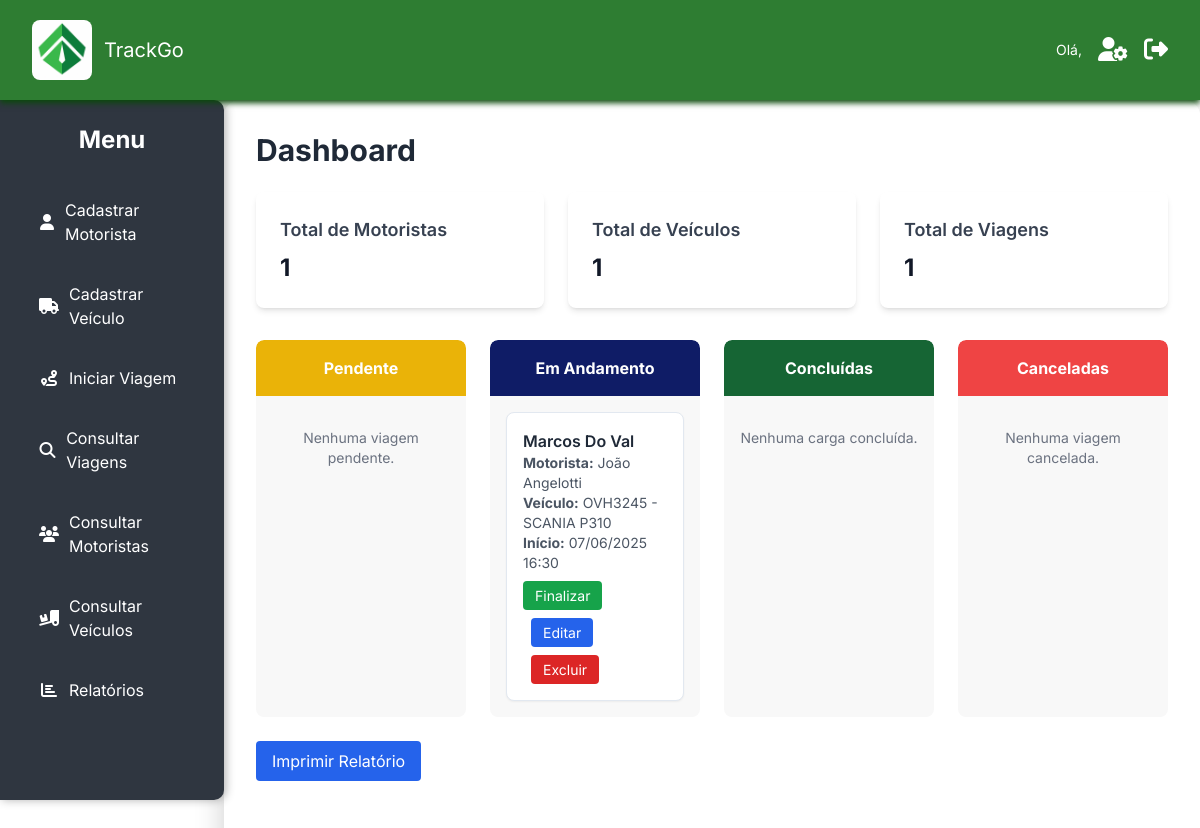
The page / on the database its author committed.
### app.py (models this page shows)
class Viagem(db.Model):
    id = db.Column(db.Integer, primary_key=True)
    motorista_id = db.Column(db.Integer, db.ForeignKey('motorista.id'), nullable=False)
    veiculo_id = db.Column(db.Integer, db.ForeignKey('veiculo.id'), nullable=False)
    cliente = db.Column(db.String(100), nullable=False)
    valor_recebido = db.Column(db.Float, nullable=True)
    forma_pagamento = db.Column(db.String(50), nullable=True)
    endereco_saida = db.Column(db.String(200), nullable=False)
    endereco_destino = db.Column(db.String(200), nullable=False)
    distancia_km = db.Column(db.Float, nullable=True)
    data_inicio = db.Column(db.DateTime, nullable=False)
    data_fim = db.Column(db.DateTime, nullable=True)
    duracao_segundos = db.Column(db.Integer, nullable=True)
    custo = db.Column(db.Float, nullable=True)
    status = db.Column(db.String(50), nullable=False, default='pendente', index=True)
    observacoes = db.Column(db.Text, nullable=True)
    created_at = db.Column(db.DateTime, default=datetime.utcnow)
    destinos = db.relationship('Destino', backref='viagem', lazy='dynamic', cascade='all, delete-orphan')

class Motorista(db.Model):
    id = db.Column(db.Integer, primary_key=True)
    nome = db.Column(db.String(100), nullable=False)
    data_nascimento = db.Column(db.Date, nullable=False)
    endereco = db.Column(db.String(200), nullable=False)
    pessoa_tipo = db.Column(db.String(10), nullable=False)  # 'fisica' ou 'juridica'
    cpf_cnpj = db.Column(db.String(14), unique=True, nullable=False, index=True)
    rg = db.Column(db.String(9), nullable=True)
    telefone = db.Column(db.String(11), nullable=False)
    cnh = db.Column(db.String(11), unique=True, nullable=False, index=True)
    validade_cnh = db.Column(db.Date, nullable=False)
    created_at = db.Column(db.DateTime, default=datetime.utcnow)
    anexos = db.Column(db.String(500), nullable=True)  # URLs dos arquivos no Cloudflare R2, separadas por vírgula
    viagens = db.relationship('Viagem', backref='motorista')  # Relacionamento com Viagem

class Veiculo(db.Model):
    id = db.Column(db.Integer, primary_key=True)
    placa = db.Column(db.String(7), unique=True, nullable=False, index=True)
    categoria = db.Column(db.String(50), nullable=True)  # Novo campo
    modelo = db.Column(db.String(50), nullable=False)
    ano = db.Column(db.Integer, nullable=True)  # Novo campo
    valor = db.Column(db.Float, nullable=True)  # Novo campo
    km_rodados = db.Column(db.Float, nullable=True)  # Novo campo
    ultima_manutencao = db.Column(db.Date, nullable=True)  # Novo campo
    disponivel = db.Column(db.Boolean, default=True)
    created_at = db.Column(db.DateTime, default=datetime.utcnow)
    viagens = db.relationship('Viagem', backref='veiculo')

### app.py (the view)
@app.route('/')
def index():
    motoristas = Motorista.query.all()
    veiculos = Veiculo.query.all()
    viagens = Viagem.query.all()
    return render_template(
        'index.html',
        motoristas=motoristas,
        veiculos=veiculos,
        viagens=viagens,
        GOOGLE_MAPS_API_KEY=GOOGLE_MAPS_API_KEY
    )

### templates/index.html (shortened to what this page needs)
<!DOCTYPE html>
<html lang="pt-BR">
<head>
    <script src="https://cdn.tailwindcss.com"></script>
    <link rel="stylesheet" href="https://cdnjs.cloudflare.com/ajax/libs/font-awesome/6.5.1/css/all.min.css" xintegrity="sha512-DTOQO9RWCH3ppGqcWaEA1BIZOC6xxalwEsw9c2QQeAIftl+Vegovlnee1c9QX4TctnWMn13TZye+giMm8e2LwA==" />
</head>
<body>
    <header class="navbar">
    <div class="brand-section">
        <div class="img-logo">
            <a href="{{ url_for('index') }}"><img src="{{ url_for('static', filename='brasão.png') }}" alt="Logo TrackGo"></a>
        </div>
        <div class="name-tag">
            <h1>TrackGo</h1>
        </div>
    </div>
    <div class="flex items-center gap-4 text-white">
    <span class="text-sm hidden sm:inline">Olá, {{ current_user.nome or current_user.email }}</span>
    <a href="{{ url_for('configuracoes') }}" class="user-icon" title="Configurações">
        <i class="fas fa-user-cog"></i>
    </a>
    <a href="{{ url_for('logout') }}" class="user-icon" title="Sair">
        <i class="fas fa-sign-out-alt"></i>
    </a>
    </div>
    </header>
    <div class="flex h-screen"> <div id="sidebar" class="sidebar"> <h1 class="text-2xl font-bold mb-8 text-center text-white">Menu</h1>
        <ul>
                <li class="mb-4"><a href="{{ url_for('cadastrar_motorista') }}" class="{% if active_page == 'cadastrar_motorista' %}active{% endif %}" ><i class="fas fa-user"></i> Cadastrar Motorista</a></li>
                <li class="mb-4"><a href="{{ url_for('cadastrar_veiculo') }}" class="{% if active_page == 'cadastrar_veiculo' %}active{% endif %}"><i class="fas fa-truck"></i> Cadastrar Veículo</a></li>
                <li class="mb-4"><a href="{{ url_for('iniciar_viagem') }}" class="{% if active_page == 'iniciar_viagem' %}active{% endif %}"><i class="fas fa-route"></i> Iniciar Viagem</a></li>
                <li class="mb-4"><a href="{{ url_for('consultar_viagens') }}" class="{% if active_page == 'consultar_viagens' %}active{% endif %}"><i class="fas fa-search"></i> Consultar Viagens</a></li>
                <li class="mb-4"><a href="{{ url_for('consultar_motoristas') }}" class="{% if active_page == 'consultar_motoristas' %}active{% endif %}"><i class="fas fa-users"></i> Consultar Motoristas</a></li>
                <li class="mb-4"><a href="{{ url_for('consultar_veiculos') }}" class="{% if active_page == 'consultar_veiculos' %}active{% endif %}"><i class="fas fa-truck-loading"></i> Consultar Veículos</a></li>
                <li class="mb-4"><a href="{{ url_for('relatorios') }}" class="{% if active_page == 'relatorios' %}active{% endif %}"><i class="fas fa-chart-bar"></i> Relatórios</a></li>
            </ul>
    </div>
    <div class="flex-1 overflow-auto main-content">
        <h2 class="text-3xl font-bold mb-6 text-gray-800">Dashboard</h2>
        <div class="grid grid-cols-1 sm:grid-cols-2 lg:grid-cols-3 gap-6 mb-8 print-hide">
            <a href="{{ url_for('consultar_motoristas') }}" class="bg-white p-6 rounded-lg shadow-md card hover:bg-gray-50" style="--index: 1">
                <h3 class="text-lg font-semibold mb-2 text-gray-700">Total de Motoristas</h3>
                <p class="text-2xl font-bold text-gray-900">{{ motoristas | length }}</p>
            </a>
            <a href="{{ url_for('consultar_veiculos') }}" class="bg-white p-6 rounded-lg shadow-md card hover:bg-gray-50" style="--index: 2">
                <h3 class="text-lg font-semibold mb-2 text-gray-700">Total de Veículos</h3>
                <p class="text-2xl font-bold text-gray-900">{{ veiculos | length }}</p>
            </a>
            <a href="{{ url_for('consultar_viagens') }}" class="bg-white p-6 rounded-lg shadow-md card hover:bg-gray-50" style="--index: 3">
                <h3 class="text-lg font-semibold mb-2 text-gray-700">Total de Viagens</h3>
                <p class="text-2xl font-bold text-gray-900">{{ viagens | length }}</p>
            </a>
        </div>
        <div class="grid grid-cols-1 sm:grid-cols-2 md:grid-cols-2 lg:grid-cols-4 gap-6">
            <div class="dashboard-section" style="--index: 1"> <div class="dashboard-section-header">Pendente</div>
                <div class="dashboard-item-content"> {% for viagem in viagens if viagem.status == 'pendente' %}
                        <div class="p-4 rounded-lg dashboard-item">
                            <p class="font-semibold text-gray-800">{{ viagem.cliente }}</p>
                            <p class="text-sm text-gray-600"><strong>Motorista:</strong> {{ viagem.motorista.nome }}</p>
                            <p class="text-sm text-gray-600"><strong>Veículo:</strong> {{ viagem.veiculo.placa }} - {{ viagem.veiculo.modelo }}</p>
                            <p class="text-sm text-gray-600"><strong>Início:</strong> {{ viagem.data_inicio.strftime('%d/%m/%Y %H:%M') }}</p>
                            <div class="mt-2 flex space-x-2"> <a href="{{ url_for('finalizar_viagem', viagem_id=viagem.id) }}" class="bg-green-600 text-white px-3 py-1 rounded hover:bg-green-700">Finalizar</a>
                                <a href="{{ url_for('editar_viagem', viagem_id=viagem.id) }}" class="bg-blue-600 text-white px-3 py-1 rounded hover:bg-blue-700">Editar</a>
                                <a href="{{ url_for('excluir_viagem', viagem_id=viagem.id) }}" class="bg-red-600 text-white px-3 py-1 rounded hover:bg-red-700" onclick="return confirm('Tem certeza que deseja excluir esta viagem?')">Excluir</a>
                            </div>
                        </div>
                    {% else %}
                         <p class="text-sm text-gray-500 text-center py-4">Nenhuma viagem pendente.</p>
                    {% endfor %}
                </div>
            </div>
            <div class="dashboard-section" style="--index: 2">
                <div class="dashboard-section-header">Em Andamento</div>
                <div class="dashboard-item-content">
                    {% for viagem in viagens if viagem.status == 'em_andamento' %}
                        <div class="p-4 rounded-lg dashboard-item">
                            <p class="font-semibold text-gray-800">{{ viagem.cliente }}</p>
                            <p class="text-sm text-gray-600"><strong>Motorista:</strong> {{ viagem.motorista.nome }}</p>
                            <p class="text-sm text-gray-600"><strong>Veículo:</strong> {{ viagem.veiculo.placa }} - {{ viagem.veiculo.modelo }}</p>
                            <p class="text-sm text-gray-600"><strong>Início:</strong> {{ viagem.data_inicio.strftime('%d/%m/%Y %H:%M') }}</p>
                            <div class="mt-2 flex space-x-2">
                                <a href="{{ url_for('finalizar_viagem', viagem_id=viagem.id) }}" class="bg-green-600 text-white px-3 py-1 rounded hover:bg-green-700">Finalizar</a>
                                <a href="{{ url_for('editar_viagem', viagem_id=viagem.id) }}" class="bg-blue-600 text-white px-3 py-1 rounded hover:bg-blue-700">Editar</a>
                                <a href="{{ url_for('excluir_viagem', viagem_id=viagem.id) }}" class="bg-red-600 text-white px-3 py-1 rounded hover:bg-red-700" onclick="return confirm('Tem certeza que deseja excluir esta viagem?')">Excluir</a>
                            </div>
                        </div>
                    {% else %}
                         <p class="text-sm text-gray-500 text-center py-4">Nenhuma viagem em andamento.</p>
                    {% endfor %}
                </div>
            </div>
            <div class="dashboard-section" style="--index: 3">
                <div class="dashboard-section-header">Concluídas</div>
                 <div class="dashboard-item-content">
                    {% for viagem in viagens if viagem.status == 'concluida' %}
                        <div class="p-4 rounded-lg dashboard-item">
                            <p class="font-semibold text-gray-800">{{ viagem.cliente }}</p>
                            <p class="text-sm text-gray-600"><strong>Motorista:</strong> {{ viagem.motorista.nome }}</p>
                            <p class="text-sm text-gray-600"><strong>Veículo:</strong> {{ viagem.veiculo.placa }} - {{ viagem.veiculo.modelo }}</p>
                            <p class="text-sm text-gray-600"><strong>Início:</strong> {{ viagem.data_inicio.strftime('%d/%m/%Y %H:%M') }}</p>
                            <p class="text-sm text-gray-600"><strong>Fim:</strong> {{ viagem.data_fim.strftime('%d/%m/%Y %H:%M') if viagem.data_fim else 'N/A' }}</p>
                            <div class="mt-2 flex space-x-2">
                                <a href="{{ url_for('editar_viagem', viagem_id=viagem.id) }}" class="bg-blue-600 text-white px-3 py-1 rounded hover:bg-blue-700">Editar</a>
                                <a href="{{ url_for('excluir_viagem', viagem_id=viagem.id) }}" class="bg-red-600 text-white px-3 py-1 rounded hover:bg-red-700" onclick="return confirm('Tem certeza que deseja excluir esta viagem?')">Excluir</a>
                            </div>
                        </div>
                    {% else %}
                         <p class="text-sm text-gray-500 text-center py-4">Nenhuma carga concluída.</p>
                    {% endfor %}
                </div>
            </div>
            <div class="dashboard-section" style="--index: 4">
                <div class="dashboard-section-header">Canceladas</div>
                 <div class="dashboard-item-content">
                    {% for viagem in viagens if viagem.status == 'cancelada' %}
                        <div class="p-4 rounded-lg dashboard-item">
                            <p class="font-semibold text-gray-800">{{ viagem.cliente }}</p>
                            <p class="text-sm text-gray-600"><strong>Motorista:</strong> {{ viagem.motorista.nome }}</p>
                            <p class="text-sm text-gray-600"><strong>Veículo:</strong> {{ viagem.veiculo.placa }} - {{ viagem.veiculo.modelo }}</p>
                            <p class="text-sm text-gray-600"><strong>Início:</strong> {{ viagem.data_inicio.strftime('%d/%m/%Y %H:%M') }}</p>
                            <p class="text-sm text-gray-600"><strong>Fim:</strong> {{ viagem.data_fim.strftime('%d/%m/%Y %H:%M') if viagem.data_fim else 'N/A' }}</p>
                            <div class="mt-2 flex space-x-2">
                                <a href="{{ url_for('editar_viagem', viagem_id=viagem.id) }}" class="bg-blue-600 text-white px-3 py-1 rounded hover:bg-blue-700">Editar</a>
                                <a href="{{ url_for('excluir_viagem', viagem_id=viagem.id) }}" class="bg-red-600 text-white px-3 py-1 rounded hover:bg-red-700" onclick="return confirm('Tem certeza que deseja excluir esta viagem?')">Excluir</a>
                            </div>
                        </div>
                    {% else %}
                        <p class="text-sm text-gray-500 text-center py-4">Nenhuma viagem cancelada.</p>
                    {% endfor %}
                </div>
            </div>
        </div>
        <div class="mt-6 print-hide">
            <button onclick="window.print()" class="bg-blue-600 text-white px-4 py-2 rounded hover:bg-blue-700 transition duration-300">Imprimir Relatório</button>
        </div>
    </div>
</div>
</body>
</html>

### rows shown on the page
Viagem: cliente "Marcos Do Val", motorista.nome "João Angelotti", veiculo.placa "OVH3245", veiculo.modelo "SCANIA P310", data_inicio "07/06/2025 16:30"

### other values the page prints
{{ motoristas | length }} "1"
{{ veiculos | length }} "1"
{{ viagens | length }} "1"
